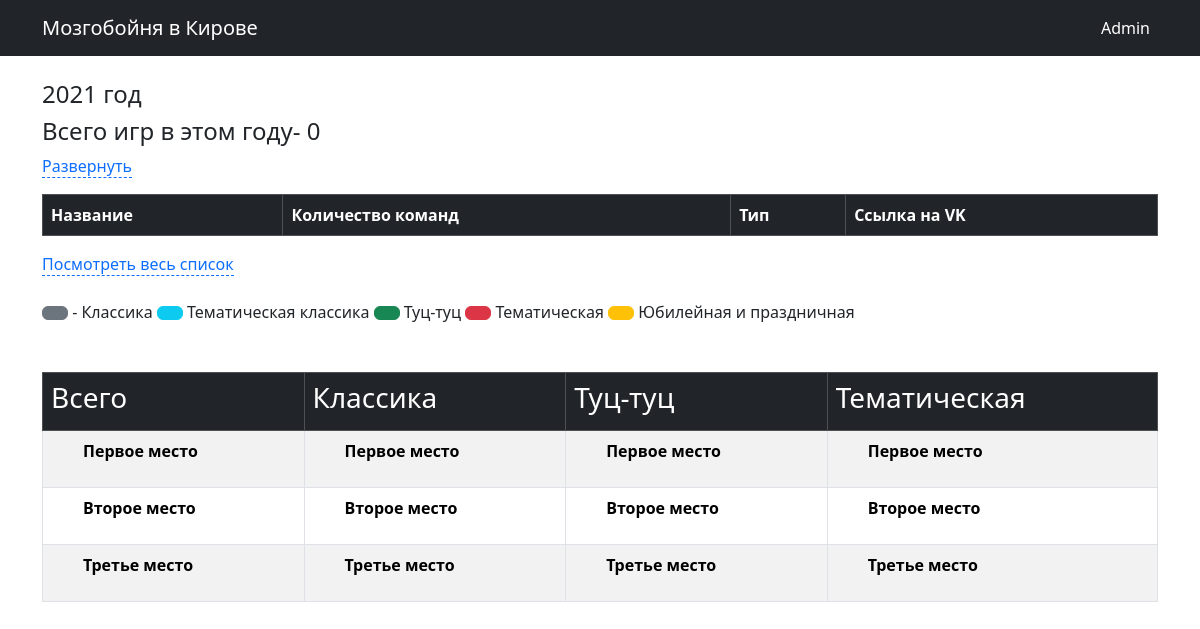
Before: /kirovstat/year_stat/?year=2021 with the older database file.
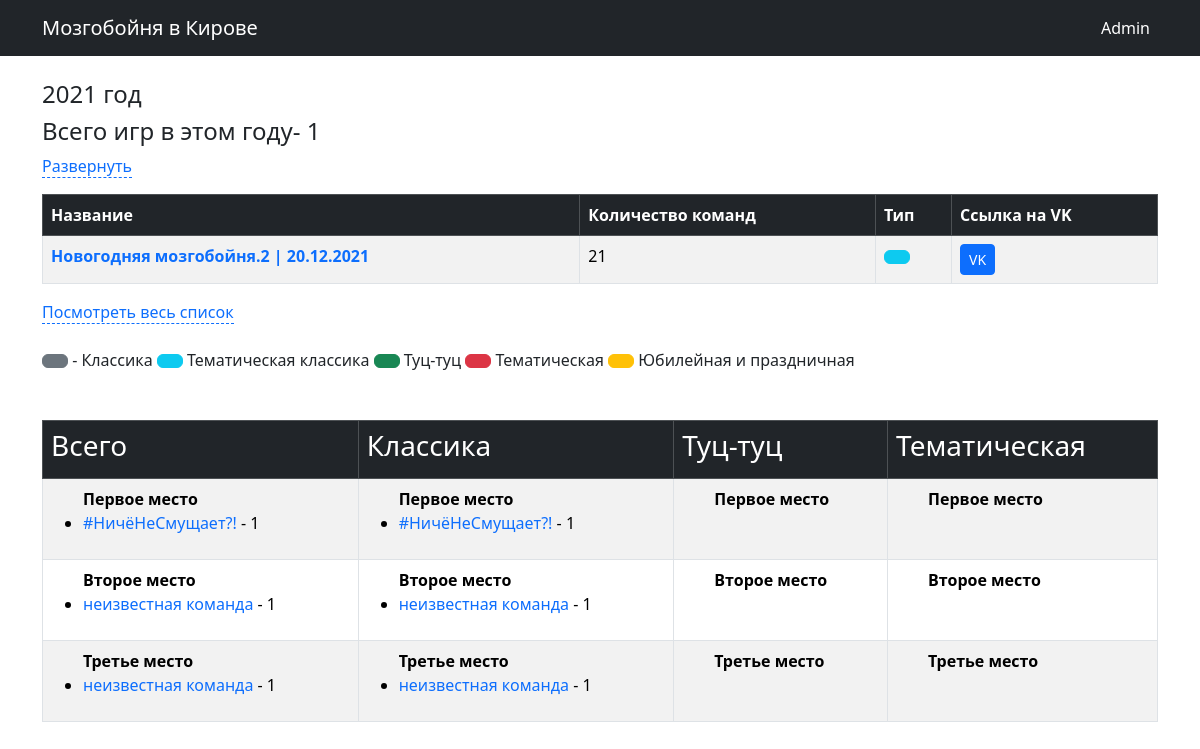
After: the same page with the newer database file.
### kirovstat/models.py (models this page shows, shortened)
class games (models.Model):
    g_name = models.CharField(default="Название игры", max_length=100)
    g_type = models.ForeignKey(game_type,null=True, on_delete=models.SET_NULL)
    g_date = models.DateField(verbose_name='Дата игры')
    g_sets = models.IntegerField(verbose_name='Количесто туров',default=5)
    g_url = models.URLField(verbose_name='Ссылка на игра в ВК',default="https://vk.com/mzgb_kir", max_length=200)
    time_data = models.DateTimeField(auto_now=True,db_index=True, verbose_name='создано')
    g_teams = models.IntegerField(verbose_name='Количество команда',null=True, default = 1)
    class Meta:
       verbose_name_plural = 'Игра'
       verbose_name = 'Игры'
       ordering = ['-g_date']

class teams (models.Model):
    t_name = models.CharField(verbose_name='Название команды',max_length=50)
    t_aka = models.ForeignKey('self',blank=True,null=True,on_delete=models.SET_NULL)
    t_page = models.URLField(default='http://rudagames.ru')
    t_foto = models.CharField(verbose_name='Фото команды',default='.foto.jpg',max_length=50)
    time_data = models.DateTimeField(auto_now=True, db_index=True, verbose_name='создано')
    class Meta:
       verbose_name_plural = 'Команды'
       verbose_name = 'Команда'
       ordering = ['t_name']

### kirovstat/views.py (the view)
def year_stat(request):
    year = request.GET['year']
    s_data = year + '-01-01'
    f_data = year + '-12-31'
    g_count = get_games_count(s_data,f_data)
    game1 = get_games_all_in_range(s_data,f_data)
    t_data = get_all_teams()
    place_data_a_1=get_place(1,type1=[1,2,3,4,5],data_start = s_data, data_finish = f_data)
    place_data_a_2=get_place(2,type1=[1,2,3,4,5],data_start = s_data, data_finish = f_data)
    place_data_a_3=get_place(3,type1=[1,2,3,4,5],data_start = s_data, data_finish = f_data)
    place_data_cl_1=get_place(1,type1=[1,5],data_start = s_data, data_finish = f_data)
    place_data_cl_2=get_place(2,type1=[1,5],data_start = s_data, data_finish = f_data)
    place_data_cl_3=get_place(3,type1=[1,5],data_start = s_data, data_finish = f_data)
    place_data_tz_1=get_place(1,type1=[2],data_start = s_data, data_finish = f_data)
    place_data_tz_2=get_place(2,type1=[2],data_start = s_data, data_finish = f_data)
    place_data_tz_3=get_place(3,type1=[2],data_start = s_data, data_finish = f_data)
    place_data_tem_1=get_place(1,type1=[3],data_start = s_data, data_finish = f_data)
    place_data_tem_2=get_place(2,type1=[3],data_start = s_data, data_finish = f_data)
    place_data_tem_3=get_place(3,type1=[3],data_start = s_data, data_finish = f_data)
    context = {'game1': game1, 'g_count' : g_count, 't_data' : t_data, 'year' : year, \
               'place_data_a_1' : place_data_a_1, 'place_data_a_2' : place_data_a_2,'place_data_a_3' : place_data_a_3,\
               'place_data_cl_1' : place_data_cl_1, 'place_data_cl_2' : place_data_cl_2,'place_data_cl_3' : place_data_cl_3,\
               'place_data_tz_1' : place_data_tz_1, 'place_data_tz_2' : place_data_tz_2,'place_data_tz_3' : place_data_tz_3,\
               'place_data_tem_1' : place_data_tem_1, 'place_data_tem_2' : place_data_tem_2,'place_data_tem_3' : place_data_tem_3 }
    return render(request, 'year_stat.html', context)

### kirovstat/defs_1.py (called while the page is built)
def get_games_all_in_range(d_s , d_f):
    d1 = date.fromisoformat(d_s)
    d2 = date.fromisoformat(d_f)
    games1  = games.objects.filter(g_date__gte=d1, g_date__lte=d2)
    return(games1)

def get_games_count(d_s , d_f):
    d1 = date.fromisoformat(d_s)
    d2 = date.fromisoformat(d_f)
    g_count  = games.objects.filter(g_date__gte=d1, g_date__lte=d2).count
    return(g_count)

def get_games_in_range(d_s , d_f):
    d1 = date.fromisoformat(d_s)
    d2 = date.fromisoformat(d_f)
    games1  = games.objects.filter(g_date__gte=d1, g_date__lte=d2)
    games_is_range=[]
    for t in games1:
        games_is_range.append(t.id)
    return(games_is_range)

def get_all_teams():
    t_names = teams.objects.all()
    return(t_names)

### kirovstat/templates/year_stat.html (shortened to what the changed rows need)
{% extends "base.html" %}
{% block content %}
{% load static %}
<br>
<h4>{{ year }} год </h4>
<h4>Всего игр в этом году- {{ g_count }} </h4>
<div class="wrap-expand-table"><a href="#close">Свернуть</a><a href="#click-expand1">Развернуть</a>
<table class = 'table mt-3 table-bordered table-hover table-striped' >
    <thead class="table-dark">
        <tr>
            <th scope="col">Название</th>
            <th scope="col">Количество команд</th>
            <th scope="col">Тип</th>
            <th scope="col">Ссылка на VK</th>
        </tr>
    </thead>
    <tbody>
      {% for game in game1 %}
        <tr>
         <td class="text-left" ><a href=/kirovstat/game_info/?game_id={{game.id}} ><b>{{game.g_name}} </b></a></td>
         <td> {{game.g_teams}} </td>
         {%if game.g_type_id == 2 %}
            <td> <button type="button" class="btn btn-success"> </button> </td>
         {%elif game.g_type_id == 3 %}
            <td> <button type="button" class="btn btn-danger"> </button> </td>
         {%elif game.g_type_id == 4 %}
            <td> <button type="button" class="btn btn-warning"> </button>   </td>
         {%elif game.g_type_id == 5 %}
            <td> <button type="button" class="btn btn-info"> </button>   </td>
         {%else%}
            <td > <button type="button" class="btn btn-secondary"></button></td>
         {%endif%}
         <td><a class="btn btn-primary btn-sm" href={{game.g_url}} target="_blank" role="button"> VK </a></td>
        </tr>
      {% endfor %}
    </tbody>
</table>
<a href="#close">Cвернуть</a><a href="#click-expand1">Посмотреть весь список</a><br><br>
<button type="button" class="btn btn-secondary"></button> - Класcика
<button type="button" class="btn btn-info"> </button> Тематическая классика
<button type="button" class="btn btn-success"> </button> Туц-туц
<button type="button" class="btn btn-danger"> </button> Тематическая
<button type="button" class="btn btn-warning"> </button> Юбилейная и праздничная
<br>
<table class = 'table mt-5 table-bordered table-hover table-striped' >
   <thead class="table-dark">
       <tr>
           <th scope="col"><h3>Всего</h3></th>
           <th scope="col"><h3>Классика</h3></th>
           <th scope="col"><h3>Туц-туц</h3></th>
           <th scope="col"><h3>Тематическая</h3></th>
       </tr>
   </thead>
   <tbody>
   <tr>
      <td>
      <ul><b>Первое место </b><br>
      {% for key,values in place_data_a_1.items %}
         <li>
         <a href=/kirovstat/team_info/?team_id={{key}}&year={{year}}  >{{values.1}} </a>-  {{values.0}}  <br>
         </li>
      {%endfor%}
      </ul>
      </td>
      <td>
      <ul><b>Первое место </b><br>
      {% for key,values in place_data_cl_1.items %}
      <li>
         <a href=/kirovstat/team_info/?team_id={{key}}&year={{year}} >{{values.1}} </a>-  {{values.0}}  <br>
      </li>
      {%endfor%}
      </ul>
      </td>
   </tr>
   <tr>
      <td>
      <ul><b>Второе место </b><br>
      {% for key,values in place_data_a_2.items %}
      <li>
         <a href=/kirovstat/team_info/?team_id={{key}}&year={{year}} >{{values.1}} </a>-  {{values.0}}  <br>
      </li>
      {%endfor%}
      </ul></td>
      <td>
      <ul><b>Второе место </b><br>
      {% for key,values in place_data_cl_2.items %}
      <li>
         <a href=/kirovstat/team_info/?team_id={{key}}&year={{year}} >{{values.1}} </a>-  {{values.0}}  <br>
      </li>
      {%endfor%}
      </ul></td>
   </tr>
   <tr>
      <td>
      <ul><b>Третье место </b><br>
      {% for key,values in place_data_a_3.items %}
      <li>
         <a href=/kirovstat/team_info/?team_id={{key}}&year={{year}} >{{values.1}} </a>-  {{values.0}}  <br>
      </li>
      {%endfor%}
      </ul></td>
      <td>
      <ul><b>Третье место </b><br>
      {% for key,values in place_data_cl_3.items %}
      <li>
         <a href=/kirovstat/team_info/?team_id={{key}}&year={{year}} >{{values.1}} </a>-  {{values.0}}  <br>
      </li>
      {%endfor%}
      </ul></td>
   </tr>
{% endblock %}

Changed rows visible on the page:
added games: g_name "Новогодняя мозгобойня.2 | 20.12.2021", g_teams "21"
now on this page (row unchanged): teams: t_name "#НичёНеСмущает?!", values "1"
now on this page (row unchanged): teams: t_name "неизвестная команда", values "1"
Other visible differences:
{{ g_count }}: "0" → "1"
